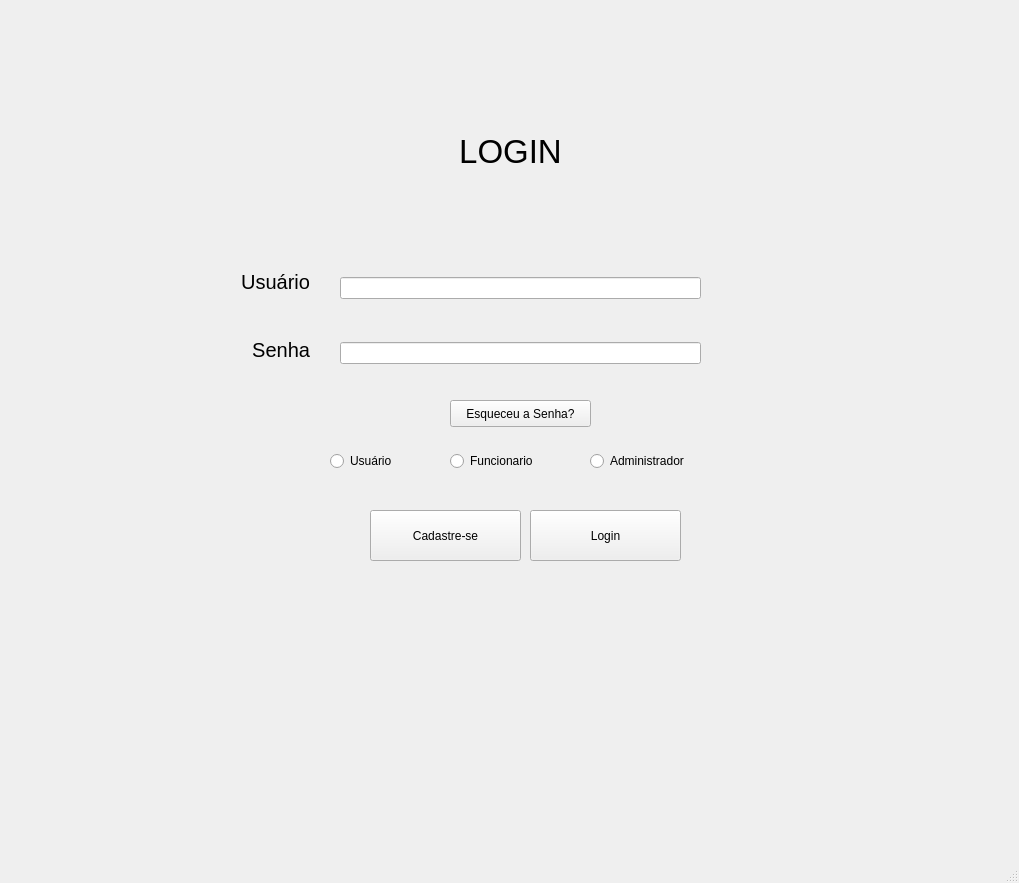
<?xml version="1.0" encoding="UTF-8"?>
<ui version="4.0">
 <class>Login</class>
 <widget class="QMainWindow" name="Login">
  <property name="geometry">
   <rect>
    <x>0</x>
    <y>0</y>
    <width>1019</width>
    <height>883</height>
   </rect>
  </property>
  <property name="windowTitle">
   <string>MainWindow</string>
  </property>
  <widget class="QWidget" name="centralwidget">
   <widget class="QLabel" name="label">
    <property name="geometry">
     <rect>
      <x>375</x>
      <y>116</y>
      <width>271</width>
      <height>71</height>
     </rect>
    </property>
    <property name="font">
     <font>
      <pointsize>25</pointsize>
     </font>
    </property>
    <property name="text">
     <string>LOGIN</string>
    </property>
    <property name="alignment">
     <set>Qt::AlignCenter</set>
    </property>
   </widget>
   <widget class="QWidget" name="verticalLayoutWidget">
    <property name="geometry">
     <rect>
      <x>150</x>
      <y>250</y>
      <width>160</width>
      <height>131</height>
     </rect>
    </property>
    <layout class="QVBoxLayout" name="verticalLayout">
     <item>
      <widget class="QLabel" name="label_2">
       <property name="font">
        <font>
         <pointsize>15</pointsize>
        </font>
       </property>
       <property name="text">
        <string>Usuário</string>
       </property>
       <property name="alignment">
        <set>Qt::AlignRight|Qt::AlignTrailing|Qt::AlignVCenter</set>
       </property>
      </widget>
     </item>
     <item>
      <widget class="QLabel" name="label_3">
       <property name="font">
        <font>
         <pointsize>15</pointsize>
        </font>
       </property>
       <property name="text">
        <string>Senha</string>
       </property>
       <property name="alignment">
        <set>Qt::AlignRight|Qt::AlignTrailing|Qt::AlignVCenter</set>
       </property>
      </widget>
     </item>
    </layout>
   </widget>
   <widget class="QWidget" name="verticalLayoutWidget_2">
    <property name="geometry">
     <rect>
      <x>340</x>
      <y>240</y>
      <width>361</width>
      <height>161</height>
     </rect>
    </property>
    <layout class="QVBoxLayout" name="verticalLayout_2">
     <item>
      <widget class="QLineEdit" name="lineEdit"/>
     </item>
     <item>
      <widget class="QLineEdit" name="lineEdit_2">
       <property name="font">
        <font>
         <weight>50</weight>
         <italic>false</italic>
         <bold>false</bold>
         <underline>false</underline>
         <strikeout>false</strikeout>
        </font>
       </property>
       <property name="inputMethodHints">
        <set>Qt::ImhHiddenText|Qt::ImhNoAutoUppercase|Qt::ImhNoPredictiveText</set>
       </property>
       <property name="text">
        <string/>
       </property>
       <property name="echoMode">
        <enum>QLineEdit::Password</enum>
       </property>
      </widget>
     </item>
    </layout>
   </widget>
   <widget class="QPushButton" name="LoginButton">
    <property name="geometry">
     <rect>
      <x>530</x>
      <y>510</y>
      <width>151</width>
      <height>51</height>
     </rect>
    </property>
    <property name="text">
     <string>Login</string>
    </property>
   </widget>
   <widget class="QPushButton" name="CadButton">
    <property name="geometry">
     <rect>
      <x>370</x>
      <y>510</y>
      <width>151</width>
      <height>51</height>
     </rect>
    </property>
    <property name="text">
     <string>Cadastre-se</string>
    </property>
   </widget>
   <widget class="QRadioButton" name="radioButton">
    <property name="geometry">
     <rect>
      <x>330</x>
      <y>450</y>
      <width>115</width>
      <height>22</height>
     </rect>
    </property>
    <property name="text">
     <string>Usuário</string>
    </property>
   </widget>
   <widget class="QRadioButton" name="radioButton_2">
    <property name="geometry">
     <rect>
      <x>450</x>
      <y>450</y>
      <width>115</width>
      <height>22</height>
     </rect>
    </property>
    <property name="text">
     <string>Funcionario</string>
    </property>
   </widget>
   <widget class="QRadioButton" name="radioButton_3">
    <property name="geometry">
     <rect>
      <x>590</x>
      <y>450</y>
      <width>115</width>
      <height>22</height>
     </rect>
    </property>
    <property name="text">
     <string>Administrador</string>
    </property>
   </widget>
   <widget class="QPushButton" name="EsqueciButton">
    <property name="geometry">
     <rect>
      <x>450</x>
      <y>400</y>
      <width>141</width>
      <height>27</height>
     </rect>
    </property>
    <property name="text">
     <string>Esqueceu a Senha?</string>
    </property>
   </widget>
  </widget>
  <widget class="QMenuBar" name="menubar">
   <property name="geometry">
    <rect>
     <x>0</x>
     <y>0</y>
     <width>1019</width>
     <height>25</height>
    </rect>
   </property>
  </widget>
  <widget class="QStatusBar" name="statusbar"/>
 </widget>
 <resources/>
 <connections/>
</ui>
